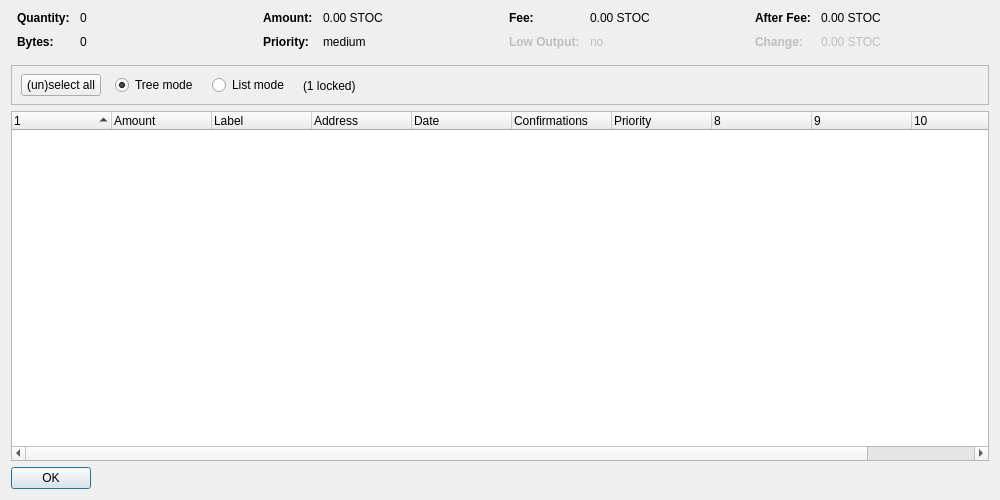
<?xml version="1.0" encoding="UTF-8"?>
<ui version="4.0">
 <class>CoinControlDialog</class>
 <widget class="QDialog" name="CoinControlDialog">
  <property name="geometry">
   <rect>
    <x>0</x>
    <y>0</y>
    <width>1000</width>
    <height>500</height>
   </rect>
  </property>
  <property name="windowTitle">
   <string>Coin Control Address Selection</string>
  </property>
  <layout class="QVBoxLayout" name="verticalLayout">
   <item>
    <layout class="QHBoxLayout" name="horizontalLayoutTop" stretch="0,0,0,0">
     <property name="topMargin">
      <number>0</number>
     </property>
     <property name="bottomMargin">
      <number>10</number>
     </property>
     <item>
      <layout class="QFormLayout" name="formLayoutCoinControl1">
       <property name="horizontalSpacing">
        <number>10</number>
       </property>
       <property name="verticalSpacing">
        <number>10</number>
       </property>
       <property name="leftMargin">
        <number>6</number>
       </property>
       <property name="rightMargin">
        <number>6</number>
       </property>
       <item row="0" column="0">
        <widget class="QLabel" name="labelCoinControlQuantityText">
         <property name="font">
          <font>
           <weight>75</weight>
           <bold>true</bold>
          </font>
         </property>
         <property name="text">
          <string>Quantity:</string>
         </property>
        </widget>
       </item>
       <item row="0" column="1">
        <widget class="QLabel" name="labelCoinControlQuantity">
         <property name="cursor">
          <cursorShape>IBeamCursor</cursorShape>
         </property>
         <property name="contextMenuPolicy">
          <enum>Qt::ActionsContextMenu</enum>
         </property>
         <property name="text">
          <string notr="true">0</string>
         </property>
         <property name="textInteractionFlags">
          <set>Qt::LinksAccessibleByMouse|Qt::TextSelectableByKeyboard|Qt::TextSelectableByMouse</set>
         </property>
        </widget>
       </item>
       <item row="1" column="0">
        <widget class="QLabel" name="labelCoinControlBytesText">
         <property name="font">
          <font>
           <weight>75</weight>
           <bold>true</bold>
          </font>
         </property>
         <property name="text">
          <string>Bytes:</string>
         </property>
        </widget>
       </item>
       <item row="1" column="1">
        <widget class="QLabel" name="labelCoinControlBytes">
         <property name="cursor">
          <cursorShape>IBeamCursor</cursorShape>
         </property>
         <property name="contextMenuPolicy">
          <enum>Qt::ActionsContextMenu</enum>
         </property>
         <property name="text">
          <string notr="true">0</string>
         </property>
         <property name="textInteractionFlags">
          <set>Qt::LinksAccessibleByMouse|Qt::TextSelectableByKeyboard|Qt::TextSelectableByMouse</set>
         </property>
        </widget>
       </item>
      </layout>
     </item>
     <item>
      <layout class="QFormLayout" name="formLayoutCoinControl2">
       <property name="horizontalSpacing">
        <number>10</number>
       </property>
       <property name="verticalSpacing">
        <number>10</number>
       </property>
       <property name="leftMargin">
        <number>6</number>
       </property>
       <property name="rightMargin">
        <number>6</number>
       </property>
       <item row="0" column="0">
        <widget class="QLabel" name="labelCoinControlAmountText">
         <property name="font">
          <font>
           <weight>75</weight>
           <bold>true</bold>
          </font>
         </property>
         <property name="text">
          <string>Amount:</string>
         </property>
        </widget>
       </item>
       <item row="0" column="1">
        <widget class="QLabel" name="labelCoinControlAmount">
         <property name="cursor">
          <cursorShape>IBeamCursor</cursorShape>
         </property>
         <property name="contextMenuPolicy">
          <enum>Qt::ActionsContextMenu</enum>
         </property>
         <property name="text">
          <string notr="true">0.00 STOC</string>
         </property>
         <property name="textInteractionFlags">
          <set>Qt::LinksAccessibleByMouse|Qt::TextSelectableByKeyboard|Qt::TextSelectableByMouse</set>
         </property>
        </widget>
       </item>
       <item row="1" column="0">
        <widget class="QLabel" name="labelCoinControlPriorityText">
         <property name="font">
          <font>
           <weight>75</weight>
           <bold>true</bold>
          </font>
         </property>
         <property name="text">
          <string>Priority:</string>
         </property>
        </widget>
       </item>
       <item row="1" column="1">
        <widget class="QLabel" name="labelCoinControlPriority">
         <property name="cursor">
          <cursorShape>IBeamCursor</cursorShape>
         </property>
         <property name="contextMenuPolicy">
          <enum>Qt::ActionsContextMenu</enum>
         </property>
         <property name="text">
          <string notr="true">medium</string>
         </property>
         <property name="textInteractionFlags">
          <set>Qt::LinksAccessibleByMouse|Qt::TextSelectableByKeyboard|Qt::TextSelectableByMouse</set>
         </property>
        </widget>
       </item>
      </layout>
     </item>
     <item>
      <layout class="QFormLayout" name="formLayoutCoinControl3">
       <property name="horizontalSpacing">
        <number>10</number>
       </property>
       <property name="verticalSpacing">
        <number>10</number>
       </property>
       <property name="leftMargin">
        <number>6</number>
       </property>
       <property name="rightMargin">
        <number>6</number>
       </property>
       <item row="0" column="0">
        <widget class="QLabel" name="labelCoinControlFeeText">
         <property name="font">
          <font>
           <weight>75</weight>
           <bold>true</bold>
          </font>
         </property>
         <property name="text">
          <string>Fee:</string>
         </property>
        </widget>
       </item>
       <item row="0" column="1">
        <widget class="QLabel" name="labelCoinControlFee">
         <property name="cursor">
          <cursorShape>IBeamCursor</cursorShape>
         </property>
         <property name="contextMenuPolicy">
          <enum>Qt::ActionsContextMenu</enum>
         </property>
         <property name="text">
          <string notr="true">0.00 STOC</string>
         </property>
         <property name="textInteractionFlags">
          <set>Qt::LinksAccessibleByMouse|Qt::TextSelectableByKeyboard|Qt::TextSelectableByMouse</set>
         </property>
        </widget>
       </item>
       <item row="1" column="0">
        <widget class="QLabel" name="labelCoinControlLowOutputText">
         <property name="enabled">
          <bool>false</bool>
         </property>
         <property name="font">
          <font>
           <weight>75</weight>
           <bold>true</bold>
          </font>
         </property>
         <property name="text">
          <string>Low Output:</string>
         </property>
        </widget>
       </item>
       <item row="1" column="1">
        <widget class="QLabel" name="labelCoinControlLowOutput">
         <property name="enabled">
          <bool>false</bool>
         </property>
         <property name="cursor">
          <cursorShape>IBeamCursor</cursorShape>
         </property>
         <property name="contextMenuPolicy">
          <enum>Qt::ActionsContextMenu</enum>
         </property>
         <property name="text">
          <string notr="true">no</string>
         </property>
         <property name="textInteractionFlags">
          <set>Qt::LinksAccessibleByMouse|Qt::TextSelectableByKeyboard|Qt::TextSelectableByMouse</set>
         </property>
        </widget>
       </item>
      </layout>
     </item>
     <item>
      <layout class="QFormLayout" name="formLayoutCoinControl4">
       <property name="horizontalSpacing">
        <number>10</number>
       </property>
       <property name="verticalSpacing">
        <number>10</number>
       </property>
       <property name="leftMargin">
        <number>6</number>
       </property>
       <property name="rightMargin">
        <number>6</number>
       </property>
       <item row="0" column="0">
        <widget class="QLabel" name="labelCoinControlAfterFeeText">
         <property name="font">
          <font>
           <weight>75</weight>
           <bold>true</bold>
          </font>
         </property>
         <property name="text">
          <string>After Fee:</string>
         </property>
        </widget>
       </item>
       <item row="0" column="1">
        <widget class="QLabel" name="labelCoinControlAfterFee">
         <property name="cursor">
          <cursorShape>IBeamCursor</cursorShape>
         </property>
         <property name="contextMenuPolicy">
          <enum>Qt::ActionsContextMenu</enum>
         </property>
         <property name="text">
          <string notr="true">0.00 STOC</string>
         </property>
         <property name="textInteractionFlags">
          <set>Qt::LinksAccessibleByMouse|Qt::TextSelectableByKeyboard|Qt::TextSelectableByMouse</set>
         </property>
        </widget>
       </item>
       <item row="1" column="0">
        <widget class="QLabel" name="labelCoinControlChangeText">
         <property name="enabled">
          <bool>false</bool>
         </property>
         <property name="font">
          <font>
           <weight>75</weight>
           <bold>true</bold>
          </font>
         </property>
         <property name="text">
          <string>Change:</string>
         </property>
        </widget>
       </item>
       <item row="1" column="1">
        <widget class="QLabel" name="labelCoinControlChange">
         <property name="enabled">
          <bool>false</bool>
         </property>
         <property name="cursor">
          <cursorShape>IBeamCursor</cursorShape>
         </property>
         <property name="contextMenuPolicy">
          <enum>Qt::ActionsContextMenu</enum>
         </property>
         <property name="text">
          <string notr="true">0.00 STOC</string>
         </property>
         <property name="textInteractionFlags">
          <set>Qt::LinksAccessibleByMouse|Qt::TextSelectableByKeyboard|Qt::TextSelectableByMouse</set>
         </property>
        </widget>
       </item>
      </layout>
     </item>
    </layout>
   </item>
   <item>
    <widget class="QFrame" name="frame">
     <property name="minimumSize">
      <size>
       <width>0</width>
       <height>40</height>
      </size>
     </property>
     <property name="frameShape">
      <enum>QFrame::StyledPanel</enum>
     </property>
     <property name="frameShadow">
      <enum>QFrame::Sunken</enum>
     </property>
     <widget class="QWidget" name="horizontalLayoutWidget">
      <property name="geometry">
       <rect>
        <x>10</x>
        <y>0</y>
        <width>781</width>
        <height>41</height>
       </rect>
      </property>
      <layout class="QHBoxLayout" name="horizontalLayoutPanel" stretch="0,0,0,0,0">
       <property name="spacing">
        <number>14</number>
       </property>
       <item>
        <widget class="QPushButton" name="pushButtonSelectAll">
         <property name="sizePolicy">
          <sizepolicy hsizetype="Maximum" vsizetype="Fixed">
           <horstretch>0</horstretch>
           <verstretch>0</verstretch>
          </sizepolicy>
         </property>
         <property name="text">
          <string>(un)select all</string>
         </property>
        </widget>
       </item>
       <item>
        <widget class="QRadioButton" name="radioTreeMode">
         <property name="sizePolicy">
          <sizepolicy hsizetype="Maximum" vsizetype="Fixed">
           <horstretch>0</horstretch>
           <verstretch>0</verstretch>
          </sizepolicy>
         </property>
         <property name="text">
          <string>Tree mode</string>
         </property>
         <property name="checked">
          <bool>true</bool>
         </property>
        </widget>
       </item>
       <item>
        <widget class="QRadioButton" name="radioListMode">
         <property name="sizePolicy">
          <sizepolicy hsizetype="Maximum" vsizetype="Fixed">
           <horstretch>0</horstretch>
           <verstretch>0</verstretch>
          </sizepolicy>
         </property>
         <property name="text">
          <string>List mode</string>
         </property>
        </widget>
       </item>
       <item>
        <widget class="QLabel" name="labelLocked">
         <property name="text">
          <string notr="true">(1 locked)</string>
         </property>
        </widget>
       </item>
       <item>
        <spacer name="horizontalSpacer">
         <property name="orientation">
          <enum>Qt::Horizontal</enum>
         </property>
         <property name="sizeHint" stdset="0">
          <size>
           <width>40</width>
           <height>20</height>
          </size>
         </property>
        </spacer>
       </item>
      </layout>
     </widget>
    </widget>
   </item>
   <item>
    <widget class="CoinControlTreeWidget" name="treeWidget">
     <property name="contextMenuPolicy">
      <enum>Qt::CustomContextMenu</enum>
     </property>
     <property name="sortingEnabled">
      <bool>false</bool>
     </property>
     <property name="columnCount">
      <number>11</number>
     </property>
     <attribute name="headerShowSortIndicator" stdset="0">
      <bool>true</bool>
     </attribute>
     <attribute name="headerStretchLastSection">
      <bool>false</bool>
     </attribute>
     <column>
      <property name="text">
       <string/>
      </property>
     </column>
     <column>
      <property name="text">
       <string>Amount</string>
      </property>
     </column>
     <column>
      <property name="text">
       <string notr="true">Label</string>
      </property>
     </column>
     <column>
      <property name="text">
       <string>Address</string>
      </property>
     </column>
     <column>
      <property name="text">
       <string>Date</string>
      </property>
     </column>
     <column>
      <property name="text">
       <string>Confirmations</string>
      </property>
      <property name="toolTip">
       <string>Confirmed</string>
      </property>
     </column>
     <column>
      <property name="text">
       <string>Priority</string>
      </property>
     </column>
     <column>
      <property name="text">
       <string/>
      </property>
     </column>
     <column>
      <property name="text">
       <string/>
      </property>
     </column>
     <column>
      <property name="text">
       <string/>
      </property>
     </column>
     <column>
      <property name="text">
       <string/>
      </property>
     </column>
    </widget>
   </item>
   <item>
    <widget class="QDialogButtonBox" name="buttonBox">
     <property name="sizePolicy">
      <sizepolicy hsizetype="Maximum" vsizetype="Fixed">
       <horstretch>0</horstretch>
       <verstretch>0</verstretch>
      </sizepolicy>
     </property>
     <property name="orientation">
      <enum>Qt::Horizontal</enum>
     </property>
     <property name="standardButtons">
      <set>QDialogButtonBox::Ok</set>
     </property>
    </widget>
   </item>
  </layout>
 </widget>
 <customwidgets>
  <customwidget>
   <class>CoinControlTreeWidget</class>
   <extends>QTreeWidget</extends>
   <header>coincontroltreewidget.h</header>
  </customwidget>
 </customwidgets>
 <resources/>
 <connections/>
</ui>
